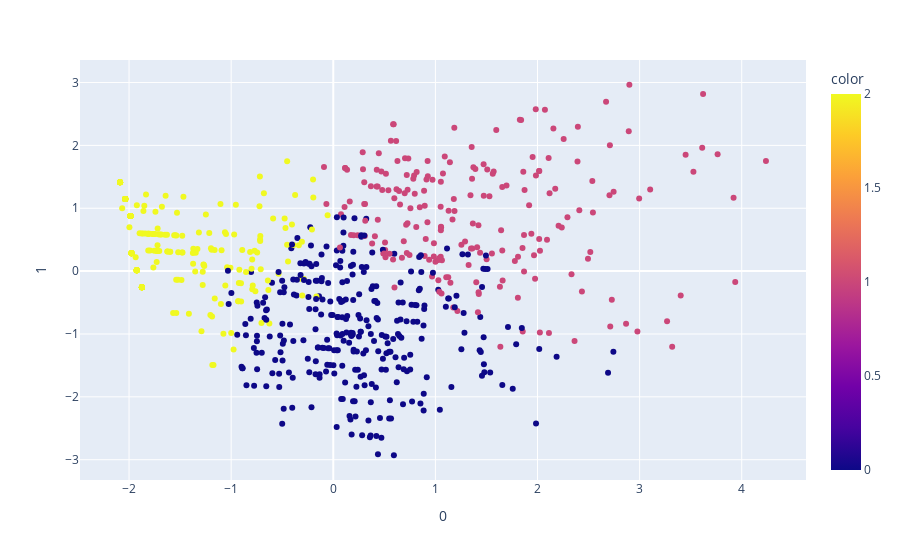

Notebook code for this chart:
### Code cell
km = KMeans(n_clusters=3,
            n_init=30)
pca = PCA(n_components=3)
components = pca.fit_transform(df_cust2)
y_km = km.fit_predict(components)




fig = px.scatter(components, x=0, y=1, color=y_km)
fig.show()

### Figure 1 — Plotly figure (JSON) as saved in the notebook; plotly's stock layout.template omitted (floating-point values rounded to 4 significant figures; data arrays with more than 128 entries replaced by an {"elided": "..."} marker saying what was removed)
{"data": [{"hovertemplate": "0=%{x}<br>1=%{y}<br>color=%{marker.color}<extra></extra>", "legendgroup": "", "marker": {"color": {"elided": "747 int values"}, "coloraxis": "coloraxis", "symbol": "circle"}, "mode": "markers", "name": "", "orientation": "v", "showlegend": false, "type": "scatter", "x": {"elided": "747 float values"}, "xaxis": "x", "y": {"elided": "747 float values"}, "yaxis": "y"}], "layout": {"autosize": true, "coloraxis": {"colorbar": {"title": {"text": "color"}}, "colorscale": [[0, "#0d0887"], [0.1111, "#46039f"], [0.2222, "#7201a8"], [0.3333, "#9c179e"], [0.4444, "#bd3786"], [0.5556, "#d8576b"], [0.6667, "#ed7953"], [0.7778, "#fb9f3a"], [0.8889, "#fdca26"], [1, "#f0f921"]]}, "legend": {"tracegroupgap": 0}, "margin": {"t": 60}, "xaxis": {"anchor": "y", "autorange": true, "domain": [0, 1], "range": [-2.463, 4.612], "title": {"text": "0"}, "type": "linear"}, "yaxis": {"anchor": "x", "autorange": true, "domain": [0, 1], "range": [-3.347, 3.382], "title": {"text": "1"}, "type": "linear"}}}
